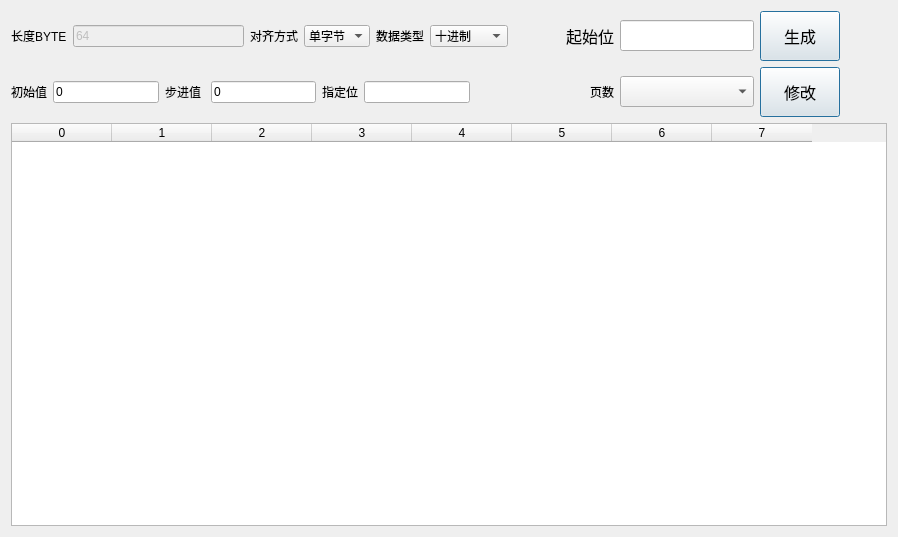
<?xml version="1.0" encoding="UTF-8"?>
<ui version="4.0">
 <class>cDataEdit</class>
 <widget class="QWidget" name="cDataEdit">
  <property name="geometry">
   <rect>
    <x>0</x>
    <y>0</y>
    <width>898</width>
    <height>537</height>
   </rect>
  </property>
  <property name="windowTitle">
   <string>Form</string>
  </property>
  <layout class="QVBoxLayout" name="verticalLayout">
   <item>
    <layout class="QGridLayout" name="gridLayout_4">
     <item row="0" column="1">
      <spacer name="horizontalSpacer">
       <property name="orientation">
        <enum>Qt::Horizontal</enum>
       </property>
       <property name="sizeHint" stdset="0">
        <size>
         <width>40</width>
         <height>20</height>
        </size>
       </property>
      </spacer>
     </item>
     <item row="0" column="0">
      <layout class="QGridLayout" name="gridLayout_3">
       <item row="0" column="3">
        <widget class="QLineEdit" name="lineEdit_2">
         <property name="font">
          <font>
           <family>微软雅黑</family>
           <pointsize>12</pointsize>
          </font>
         </property>
        </widget>
       </item>
       <item row="2" column="0">
        <layout class="QGridLayout" name="gridLayout_2">
         <item row="0" column="2">
          <widget class="QLabel" name="label_5">
           <property name="styleSheet">
            <string notr="true">font: 12pt &quot;微软雅黑&quot;;</string>
           </property>
           <property name="text">
            <string>步进值 </string>
           </property>
          </widget>
         </item>
         <item row="0" column="1">
          <widget class="QLineEdit" name="lineEdit_3">
           <property name="styleSheet">
            <string notr="true">font: 12pt &quot;微软雅黑&quot;;</string>
           </property>
           <property name="text">
            <string>0</string>
           </property>
          </widget>
         </item>
         <item row="0" column="0">
          <widget class="QLabel" name="label_4">
           <property name="styleSheet">
            <string notr="true">font: 12pt &quot;微软雅黑&quot;;</string>
           </property>
           <property name="text">
            <string>初始值</string>
           </property>
          </widget>
         </item>
         <item row="0" column="5">
          <widget class="QLineEdit" name="lineEdit_5">
           <property name="styleSheet">
            <string notr="true">font: 12pt &quot;微软雅黑&quot;;</string>
           </property>
           <property name="text">
            <string/>
           </property>
          </widget>
         </item>
         <item row="0" column="6">
          <spacer name="horizontalSpacer_2">
           <property name="orientation">
            <enum>Qt::Horizontal</enum>
           </property>
           <property name="sizeHint" stdset="0">
            <size>
             <width>40</width>
             <height>20</height>
            </size>
           </property>
          </spacer>
         </item>
         <item row="0" column="3">
          <widget class="QLineEdit" name="lineEdit_4">
           <property name="styleSheet">
            <string notr="true">font: 12pt &quot;微软雅黑&quot;;</string>
           </property>
           <property name="text">
            <string>0</string>
           </property>
          </widget>
         </item>
         <item row="0" column="4">
          <widget class="QLabel" name="label_8">
           <property name="styleSheet">
            <string notr="true">font: 12pt &quot;微软雅黑&quot;;</string>
           </property>
           <property name="text">
            <string>指定位</string>
           </property>
          </widget>
         </item>
        </layout>
       </item>
       <item row="2" column="3">
        <widget class="QComboBox" name="comboBox_3">
         <property name="minimumSize">
          <size>
           <width>0</width>
           <height>24</height>
          </size>
         </property>
         <property name="font">
          <font>
           <family>微软雅黑</family>
           <pointsize>12</pointsize>
          </font>
         </property>
        </widget>
       </item>
       <item row="2" column="2">
        <widget class="QLabel" name="label_6">
         <property name="sizePolicy">
          <sizepolicy hsizetype="Expanding" vsizetype="Preferred">
           <horstretch>0</horstretch>
           <verstretch>0</verstretch>
          </sizepolicy>
         </property>
         <property name="minimumSize">
          <size>
           <width>100</width>
           <height>0</height>
          </size>
         </property>
         <property name="styleSheet">
          <string notr="true">font: 12pt &quot;微软雅黑&quot;;</string>
         </property>
         <property name="text">
          <string>页数</string>
         </property>
         <property name="alignment">
          <set>Qt::AlignRight|Qt::AlignTrailing|Qt::AlignVCenter</set>
         </property>
        </widget>
       </item>
       <item row="0" column="0">
        <layout class="QGridLayout" name="gridLayout">
         <item row="0" column="0">
          <widget class="QLabel" name="label">
           <property name="styleSheet">
            <string notr="true">font: 12pt &quot;微软雅黑&quot;;</string>
           </property>
           <property name="text">
            <string>长度BYTE</string>
           </property>
          </widget>
         </item>
         <item row="0" column="1">
          <widget class="QLineEdit" name="lineEdit">
           <property name="enabled">
            <bool>false</bool>
           </property>
           <property name="styleSheet">
            <string notr="true">font: 12pt &quot;微软雅黑&quot;;</string>
           </property>
           <property name="text">
            <string>64</string>
           </property>
          </widget>
         </item>
         <item row="0" column="2">
          <widget class="QLabel" name="label_2">
           <property name="styleSheet">
            <string notr="true">font: 12pt &quot;微软雅黑&quot;;</string>
           </property>
           <property name="text">
            <string>对齐方式</string>
           </property>
          </widget>
         </item>
         <item row="0" column="3">
          <widget class="QComboBox" name="comboBox">
           <property name="styleSheet">
            <string notr="true">font: 12pt &quot;微软雅黑&quot;;</string>
           </property>
           <item>
            <property name="text">
             <string>单字节</string>
            </property>
           </item>
           <item>
            <property name="text">
             <string>双字节</string>
            </property>
           </item>
           <item>
            <property name="text">
             <string>四字节</string>
            </property>
           </item>
          </widget>
         </item>
         <item row="0" column="4">
          <widget class="QLabel" name="label_3">
           <property name="styleSheet">
            <string notr="true">font: 12pt &quot;微软雅黑&quot;;</string>
           </property>
           <property name="text">
            <string>数据类型</string>
           </property>
          </widget>
         </item>
         <item row="0" column="5">
          <widget class="QComboBox" name="comboBox_2">
           <property name="styleSheet">
            <string notr="true">font: 12pt &quot;微软雅黑&quot;;</string>
           </property>
           <item>
            <property name="text">
             <string>十进制</string>
            </property>
           </item>
           <item>
            <property name="text">
             <string>十六进制</string>
            </property>
           </item>
          </widget>
         </item>
        </layout>
       </item>
       <item row="0" column="2">
        <widget class="QLabel" name="label_7">
         <property name="font">
          <font>
           <family>微软雅黑</family>
           <pointsize>12</pointsize>
          </font>
         </property>
         <property name="text">
          <string>起始位</string>
         </property>
         <property name="alignment">
          <set>Qt::AlignRight|Qt::AlignTrailing|Qt::AlignVCenter</set>
         </property>
        </widget>
       </item>
       <item row="0" column="5">
        <widget class="QPushButton" name="pushButton">
         <property name="minimumSize">
          <size>
           <width>0</width>
           <height>50</height>
          </size>
         </property>
         <property name="font">
          <font>
           <family>微软雅黑</family>
           <pointsize>12</pointsize>
           <weight>50</weight>
           <italic>false</italic>
           <bold>false</bold>
           <underline>false</underline>
          </font>
         </property>
         <property name="autoFillBackground">
          <bool>false</bool>
         </property>
         <property name="styleSheet">
          <string notr="true">font: 12pt &quot;微软雅黑&quot;;</string>
         </property>
         <property name="text">
          <string>生成</string>
         </property>
         <property name="icon">
          <iconset resource="../../../Main/mdi.qrc">
           <normaloff>:/images/filenew.png</normaloff>:/images/filenew.png</iconset>
         </property>
         <property name="iconSize">
          <size>
           <width>32</width>
           <height>32</height>
          </size>
         </property>
         <property name="autoExclusive">
          <bool>false</bool>
         </property>
         <property name="autoDefault">
          <bool>false</bool>
         </property>
         <property name="default">
          <bool>true</bool>
         </property>
        </widget>
       </item>
       <item row="2" column="5">
        <widget class="QPushButton" name="pbnOK">
         <property name="minimumSize">
          <size>
           <width>0</width>
           <height>50</height>
          </size>
         </property>
         <property name="font">
          <font>
           <family>微软雅黑</family>
           <pointsize>12</pointsize>
           <weight>50</weight>
           <italic>false</italic>
           <bold>false</bold>
           <underline>false</underline>
          </font>
         </property>
         <property name="autoFillBackground">
          <bool>false</bool>
         </property>
         <property name="styleSheet">
          <string notr="true">font: 12pt &quot;微软雅黑&quot;;</string>
         </property>
         <property name="text">
          <string>修改</string>
         </property>
         <property name="icon">
          <iconset resource="../../../Main/mdi.qrc">
           <normaloff>:/images/filesave.png</normaloff>:/images/filesave.png</iconset>
         </property>
         <property name="iconSize">
          <size>
           <width>32</width>
           <height>32</height>
          </size>
         </property>
         <property name="autoExclusive">
          <bool>false</bool>
         </property>
         <property name="autoDefault">
          <bool>false</bool>
         </property>
         <property name="default">
          <bool>true</bool>
         </property>
        </widget>
       </item>
      </layout>
     </item>
     <item row="0" column="3">
      <spacer name="horizontalSpacer_3">
       <property name="orientation">
        <enum>Qt::Horizontal</enum>
       </property>
       <property name="sizeHint" stdset="0">
        <size>
         <width>40</width>
         <height>20</height>
        </size>
       </property>
      </spacer>
     </item>
    </layout>
   </item>
   <item>
    <widget class="QTableWidget" name="tableWidget">
     <property name="styleSheet">
      <string notr="true">font: 12pt &quot;微软雅黑&quot;;</string>
     </property>
     <column>
      <property name="text">
       <string>0</string>
      </property>
     </column>
     <column>
      <property name="text">
       <string>1</string>
      </property>
     </column>
     <column>
      <property name="text">
       <string>2</string>
      </property>
     </column>
     <column>
      <property name="text">
       <string>3</string>
      </property>
     </column>
     <column>
      <property name="text">
       <string>4</string>
      </property>
     </column>
     <column>
      <property name="text">
       <string>5</string>
      </property>
     </column>
     <column>
      <property name="text">
       <string>6</string>
      </property>
     </column>
     <column>
      <property name="text">
       <string>7</string>
      </property>
     </column>
    </widget>
   </item>
  </layout>
 </widget>
 <resources>
  <include location="../../../Main/mdi.qrc"/>
 </resources>
 <connections/>
</ui>
